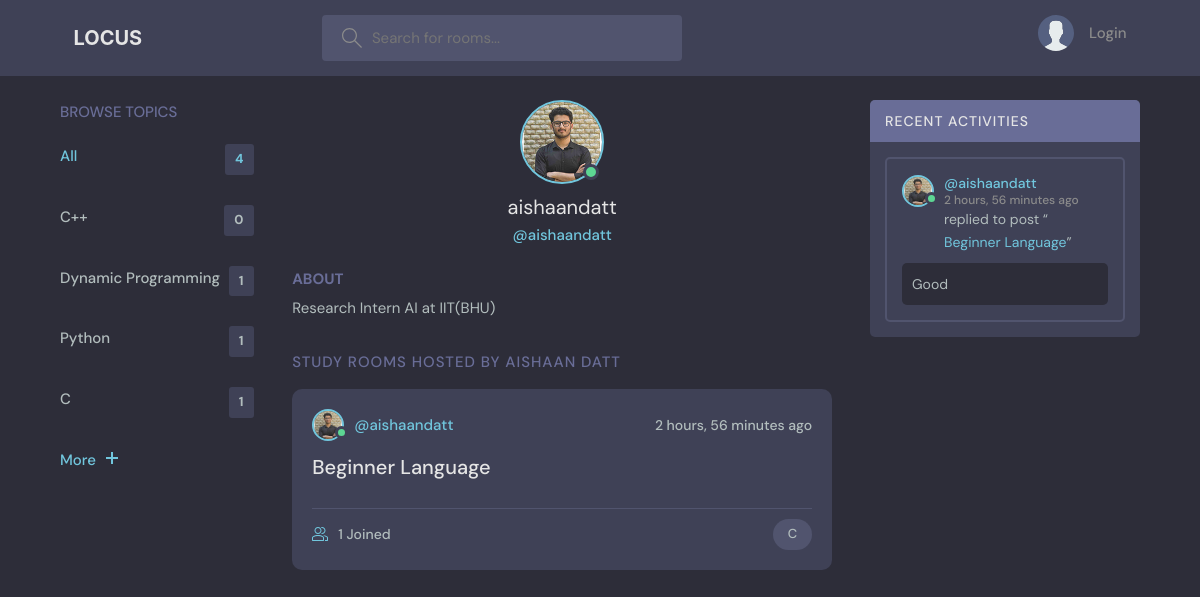
The app's page /profile/1/, older data.
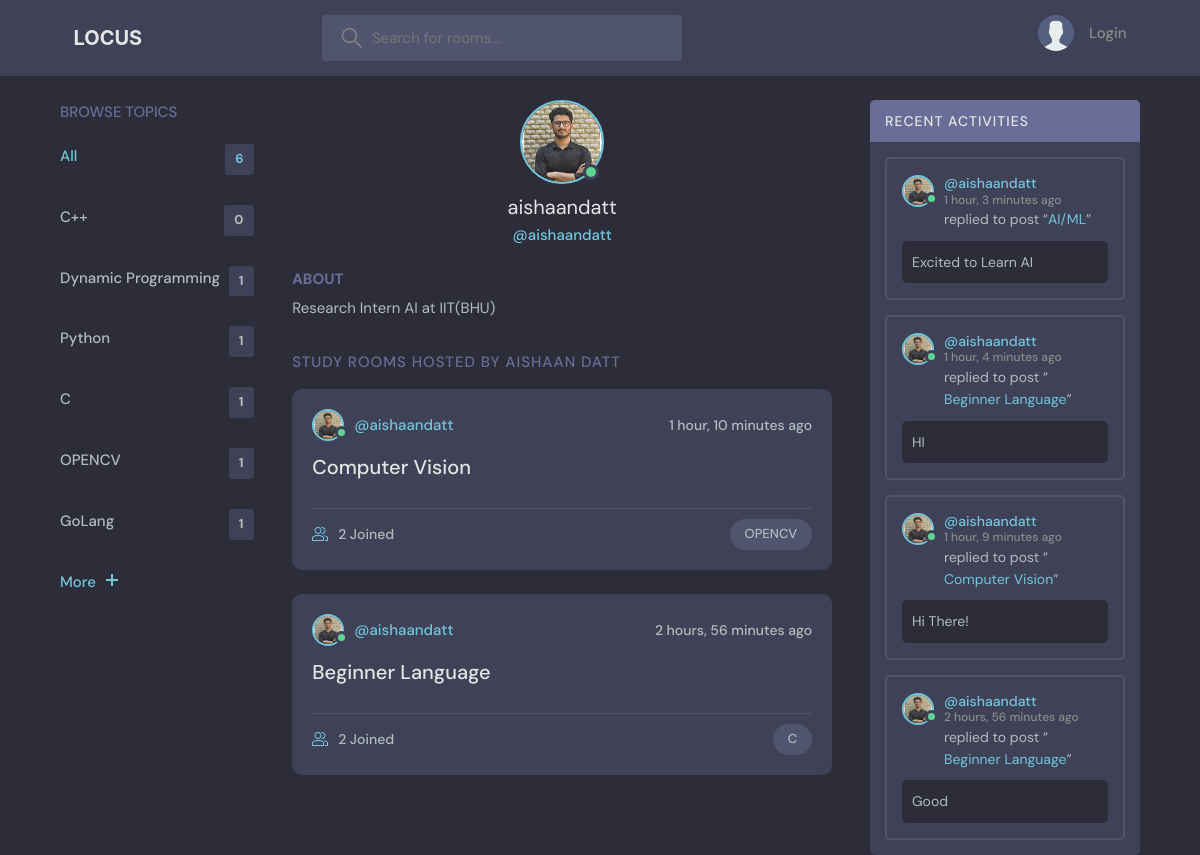
The same page, newer data.
### base/models.py (models this page shows, shortened)
class Topic(models.Model):
    name = models.CharField(max_length=200)

class User(AbstractUser):
    name = models.CharField(max_length=200, null=True)
    email = models.EmailField(unique=True, null=True)
    bio = models.TextField(null=True)
    avatar = models.ImageField(null=True, default="avatar.svg")
    USERNAME_FIELD = 'email'
    REQUIRED_FIELDS = []

class Room(models.Model):
    host = models.ForeignKey(User, on_delete=models.SET_NULL, null=True)
    topic = models.ForeignKey(Topic, on_delete=models.SET_NULL, null=True)
    name = models.CharField(max_length=200)
    description = models.TextField(null=True, blank=True)
    participants = models.ManyToManyField(
        User, related_name='participants', blank=True)
    updated = models.DateTimeField(auto_now=True)
    created = models.DateTimeField(auto_now_add=True)
    class Meta:
        ordering = ['-updated', '-created']  # to make newest room at the top
    def __str__(self):
        return self.name

class Message(models.Model):
    user = models.ForeignKey(User, on_delete=models.CASCADE)
    room = models.ForeignKey(Room, on_delete=models.CASCADE)
    body = models.TextField()
    updated = models.DateTimeField(auto_now=True)
    created = models.DateTimeField(auto_now_add=True)
    class Meta:
        ordering = ['-updated', '-created']  # to make newest room at the top
    def __str__(self):
        return self.body[0:50]

### base/views.py (the view)
# urls.py: path('profile/<str:pk>/', views.userProfile, name="user-profile"),
def userProfile(request, pk):
    user = User.objects.get(id=pk)
    room_messages = user.message_set.all()
    rooms = user.room_set.all()
    topics = Topic.objects.all()
    context = {'user': user, 'rooms': rooms,
               'room_messages': room_messages, 'topics': topics}
    return render(request, 'base/profile.html', context)

### base/templates/base/profile.html (shortened to what this page needs)
{%extends 'main.html'%}
{%block content%}
<main class="profile-page layout layout--3">
  <div class="container">
    {%include 'base/topics_component.html'%}
    <div class="roomList">
      <div class="profile">
        <div class="profile__avatar">
          <div class="avatar avatar--large active">
            <img src="{{user.avatar.url}}" />
          </div>
        </div>
        <div class="profile__info">
          <h3>{{user.username}}</h3>
          <p>@{{user.username}}</p>
        </div>
        <div class="profile__about">
          <h3>About</h3>
          <p>
            {{user.bio}}
          </p>
        </div>
      </div>
      <div class="roomList__header">
        <div>
          <h2>Study Rooms Hosted by {{user.name}}</a>
          </h2>
        </div>
      </div>
      {%include 'base/feed_component.html'%}
    </div>
    {%include 'base/activity_component.html'%}
  </div>
</main>
{%endblock content%}

### templates/main.html (shortened to what this page needs)
<!DOCTYPE html>
{%load static%}
<html lang="en">
<head>
    <link rel="stylesheet" href="{%static 'styles/style.css'%}" />
</head>
<body>
    {% include 'navbar.html' %}
    {% block content %}
    {% endblock %}
</body>
</html>

### templates/navbar.html (shortened to what this page needs)
{%load static%}
<header class="header header--loggedIn">
    <div class="container">
        <a href="{% url 'home' %}" class="header__logo">
            <h1
                style="font-family: -apple-system, BlinkMacSystemFont, 'Segoe UI', Roboto, Oxygen, Ubuntu, Cantarell, 'Open Sans', 'Helvetica Neue', sans-serif;">
                LOCUS&emsp;&emsp;&emsp;&emsp;&nbsp;</h1>
        </a>
        <form class="header__search" method="GET" action="{%url 'home'%}">
            <label>
                <input type="text" name="q" placeholder="Search for rooms..." />
            </label>
        </form>
        <nav class="header__menu">
            {% if request.user.is_authenticated %}
            <div class="header__user">
                <a href="{% url 'user-profile' request.user.id %}">
                    <div class="avatar avatar--medium active">
                        <img src="{{request.user.avatar.url}}" />
                    </div>
                    <p>{{request.user.username}} <span>@{{request.user.username}}</span></p>
                </a>
                <button class="dropdown-button">
                    <svg version="1.1" xmlns="http://www.w3.org/2000/svg" width="32" height="32" viewBox="0 0 32 32">
                        <title>chevron-down</title>
                        <path d="M16 21l-13-13h-3l16 16 16-16h-3l-13 13z"></path>
                    </svg>
                </button>
            </div>
            {%else%}
            <a href="{%url 'login'%}">
                <img src="{% static 'images/avatar.svg' %}" />
                <p>Login</p>
            </a>
            {%endif%}
        </nav>
    </div>
</header>

### base/templates/base/topics_component.html
<div class="topics">
    <div class="topics__header">
        <h2>Browse Topics</h2>
    </div>
    <ul class="topics__list">
        <li>
            <a href="{% url 'home' %}" class="active">All <span>{{topics.count}}</span></a>
        </li>
        {%for topic in topics%}
        <li>
            <a href="{% url 'home' %}?q={{topic.name}}">{{topic.name}}<span>{{topic.room_set.all.count}}</span></a>
        </li>
        {%endfor%}
    </ul>
    <a class="btn btn--link" href="{%url 'topics'%}">
        More
        <svg version="1.1" xmlns="http://www.w3.org/2000/svg" width="30" height="30" viewBox="0 0 32 32">
            <title>chevron-down</title>
            <path d="M24 10h-10v-10h-4v10h-10v4h10v10h4v-10h10z"></path>
        </svg>
    </a>
</div>

### base/templates/base/feed_component.html (shortened to what this page needs)
{%for room in rooms%}
<div class="roomListRoom">
    <div class="roomListRoom__header">
        <a href="{%url 'user-profile' room.host.id %}" class="roomListRoom__author">
            <div class="avatar avatar--small">
                <img src="{{room.host.avatar.url}}" />
            </div>
            <span>@{{room.host.username}}</span>
        </a>
        <div class="roomListRoom__actions">
            <span>{{room.created|timesince}} ago</span>
        </div>
    </div>
    <div class="roomListRoom__content">
        <a href="{% url 'room' room.id %}">{{room.name}}</a>
    </div>
    <div class="roomListRoom__meta">
        <a href="{% url 'room' room.id %}" class="roomListRoom__joined">
            {{room.participants.all.count}} Joined
        </a>
        <p class="roomListRoom__topic">{{room.topic.name}}</p>
    </div>
</div>
{%endfor%}

### base/templates/base/activity_component.html (shortened to what this page needs)
<div class="activities">
    <div class="activities__header">
        <h2>Recent Activities</h2>
    </div>
    {%for message in room_messages%}
    <div class="activities__box">
        <div class="activities__boxHeader roomListRoom__header">
            <a href="{% url 'user-profile' message.user.id %}" class="roomListRoom__author">
                <div class="avatar avatar--small">
                    <img src="{{message.user.avatar.url}}" />
                </div>
                <p>
                    @{{message.user.username}}
                    <span>{{message.created|timesince}} ago</span>
                </p>
            </a>
        </div>
        <div class="activities__boxContent">
            <p>replied to post “<a href="{% url 'room' message.room.id %}">{{message.room}}</a>”</p>
            <div class="activities__boxRoomContent">
                {{message.body}}
            </div>
        </div>
    </div>
    {%endfor%}
</div>

Row changes from the older to the newer data that the page shows:
added Topic: name "OPENCV", room_set.all.count "1"
added Topic: name "GoLang", room_set.all.count "1"
added Room: host.avatar (picture), host.username "aishaandatt", created "1 hour, 10 minutes", name "Computer Vision", participants.all.count "2", topic.name "OPENCV"
computed for Room "Beginner Language": participants.all.count "1" → "2"
added Message: user.avatar (picture), user.username "aishaandatt", created "1 hour, 3 minutes", room "AI/ML", body "Excited to Learn AI"
added Message: user.avatar (picture), user.username "aishaandatt", created "1 hour, 4 minutes", room "Beginner Language", body "HI"
added Message: user.avatar (picture), user.username "aishaandatt", created "1 hour, 9 minutes", room "Computer Vision", body "Hi There!"
Text that changed along with them:
{{ topics.count }}: "4" → "6"
